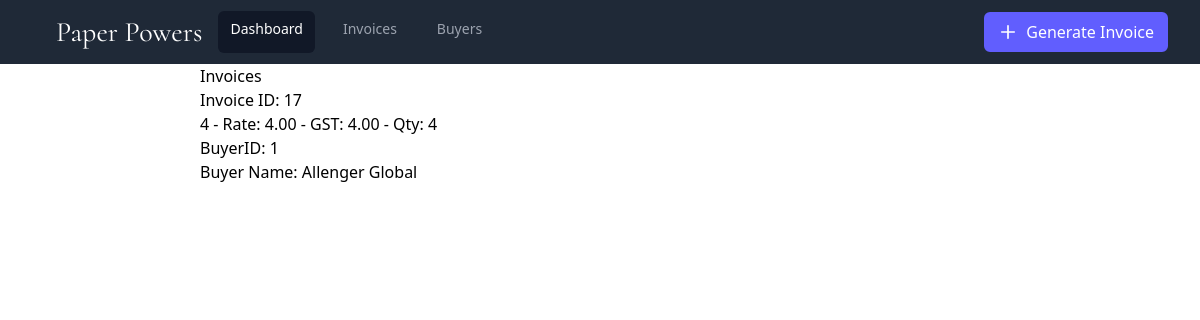
/inv/17, run on the app's committed database.
### invoice/models.py (models this page shows, shortened)
class Invoice(models.Model):
    invID=models.AutoField(primary_key=True)
    buyerID=models.ForeignKey(Buyer,on_delete=models.SET_NULL, null=True)

class Items(models.Model):
    invID=models.ForeignKey(Invoice,  on_delete=models.CASCADE)
    itemName=models.CharField(max_length=100)
    rate=models.DecimalField(max_digits=4,decimal_places=2)
    gst=models.DecimalField(max_digits=4,decimal_places=2)
    qty=models.IntegerField(default=1)

### buyer/models.py (models this page shows, shortened)
class Buyer(models.Model):
    buyerID=models.AutoField(primary_key=True)
    name=models.CharField(max_length=64)
    adr=models.CharField(max_length=128)
    state=models.CharField(max_length=32)
    pin=models.IntegerField()
    gst=models.CharField(max_length=15)

### invoice/views.py (the view)
# urls.py: path('<int:invID>', views.inv, name='inv'),
def inv(request, invID):
    invoice_instance=get_object_or_404(Invoice,invID=invID)
    context={
        'invoice':invoice_instance,
        'items':Items.objects.filter(invID=invoice_instance)
    }
    return render(request, 'inv.html', context)

### templates/inv.html (shortened to what this page needs)
{% extends 'base.html' %}
{% block body %}
    <div>
        <h2>Invoices</h2>
        <p>Invoice ID: {{ invoice.invID }}</p>
        <ul>
            {% for item in items %}
                <li>{{ item.itemName }} - Rate: {{ item.rate }} - GST: {{ item.gst }} - Qty: {{ item.qty }}</li>
            {% endfor %}
        </ul>
        <ul>
            <li>BuyerID: {{ invoice.buyerID.buyerID }}</li>
            <li>Buyer Name: {{ invoice.buyerID.name }}</li>
        </ul>
    </div>
{% endblock body %}

### templates/base.html (style rules this page uses)
:root { --bg-color: #1F2937; --hover-bg-color: #374151; --highlight-color: #111827; --active-text-color: #FFFFFF; --text-color: #9CA3AF; --primary-accent: #615EFE; --hover-accent: #8d8bfe ; }

### data on the page
Invoice: invID "17", buyerID.buyerID "1", buyerID.name "Allenger Global"
Items: itemName "4", rate "4.00", gst "4.00", qty "4"
